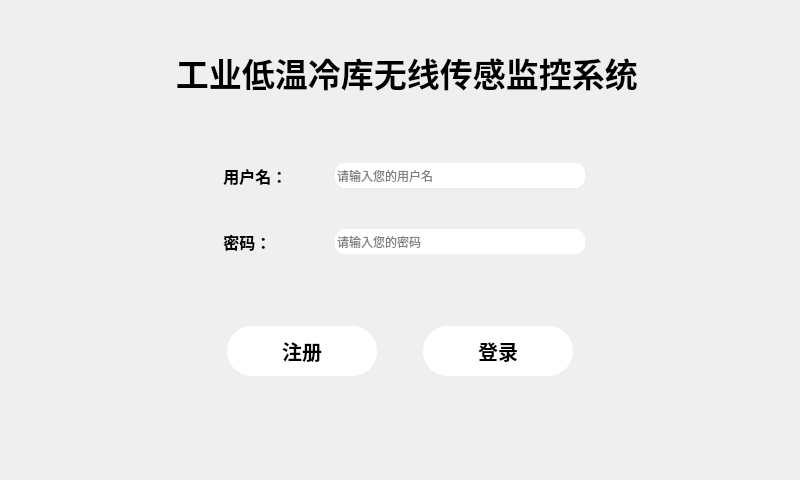
<?xml version="1.0" encoding="UTF-8"?>
<ui version="4.0">
 <class>Widget</class>
 <widget class="QMainWindow" name="Widget">
  <property name="geometry">
   <rect>
    <x>0</x>
    <y>0</y>
    <width>800</width>
    <height>480</height>
   </rect>
  </property>
  <property name="minimumSize">
   <size>
    <width>800</width>
    <height>480</height>
   </size>
  </property>
  <property name="maximumSize">
   <size>
    <width>800</width>
    <height>480</height>
   </size>
  </property>
  <property name="windowTitle">
   <string>Widget</string>
  </property>
  <property name="styleSheet">
   <string notr="true"/>
  </property>
  <widget class="QWidget" name="layoutWidget">
   <property name="minimumSize">
    <size>
     <width>800</width>
     <height>480</height>
    </size>
   </property>
   <property name="maximumSize">
    <size>
     <width>800</width>
     <height>480</height>
    </size>
   </property>
   <property name="styleSheet">
    <string notr="true">QWidget#layoutWidget{
background-image: url(:/image/widget.jpg);
}
</string>
   </property>
   <layout class="QHBoxLayout" name="horizontalLayout_4" stretch="1,5,1">
    <property name="spacing">
     <number>6</number>
    </property>
    <item>
     <spacer name="horizontalSpacer_3">
      <property name="orientation">
       <enum>Qt::Horizontal</enum>
      </property>
      <property name="sizeHint" stdset="0">
       <size>
        <width>20</width>
        <height>20</height>
       </size>
      </property>
     </spacer>
    </item>
    <item>
     <layout class="QVBoxLayout" name="verticalLayout_2" stretch="0,0,15,1,0,0">
      <item>
       <widget class="QLabel" name="label_3">
        <property name="minimumSize">
         <size>
          <width>0</width>
          <height>60</height>
         </size>
        </property>
        <property name="maximumSize">
         <size>
          <width>16777215</width>
          <height>60</height>
         </size>
        </property>
        <property name="font">
         <font>
          <pointsize>25</pointsize>
          <weight>75</weight>
          <italic>false</italic>
          <bold>true</bold>
         </font>
        </property>
        <property name="text">
         <string>      工业低温冷库无线传感监控系统</string>
        </property>
       </widget>
      </item>
      <item>
       <spacer name="verticalSpacer_2">
        <property name="orientation">
         <enum>Qt::Vertical</enum>
        </property>
        <property name="sizeType">
         <enum>QSizePolicy::Fixed</enum>
        </property>
        <property name="sizeHint" stdset="0">
         <size>
          <width>20</width>
          <height>10</height>
         </size>
        </property>
       </spacer>
      </item>
      <item>
       <layout class="QVBoxLayout" name="verticalLayout">
        <item>
         <layout class="QHBoxLayout" name="horizontalLayout" stretch="0,0,0,0">
          <property name="spacing">
           <number>6</number>
          </property>
          <item>
           <spacer name="horizontalSpacer_6">
            <property name="orientation">
             <enum>Qt::Horizontal</enum>
            </property>
            <property name="sizeType">
             <enum>QSizePolicy::Fixed</enum>
            </property>
            <property name="sizeHint" stdset="0">
             <size>
              <width>70</width>
              <height>20</height>
             </size>
            </property>
           </spacer>
          </item>
          <item>
           <widget class="QLabel" name="label">
            <property name="minimumSize">
             <size>
              <width>90</width>
              <height>50</height>
             </size>
            </property>
            <property name="maximumSize">
             <size>
              <width>90</width>
              <height>50</height>
             </size>
            </property>
            <property name="font">
             <font>
              <family>微软雅黑</family>
              <pointsize>12</pointsize>
              <weight>75</weight>
              <italic>false</italic>
              <bold>true</bold>
             </font>
            </property>
            <property name="text">
             <string>  用户名：</string>
            </property>
           </widget>
          </item>
          <item>
           <widget class="QLineEdit" name="lineEdit_username">
            <property name="minimumSize">
             <size>
              <width>250</width>
              <height>25</height>
             </size>
            </property>
            <property name="maximumSize">
             <size>
              <width>250</width>
              <height>25</height>
             </size>
            </property>
            <property name="styleSheet">
             <string notr="true">border-radius:10px;
background-color:rgb(255, 255, 255);</string>
            </property>
            <property name="placeholderText">
             <string>请输入您的用户名</string>
            </property>
           </widget>
          </item>
          <item>
           <spacer name="horizontalSpacer_8">
            <property name="orientation">
             <enum>Qt::Horizontal</enum>
            </property>
            <property name="sizeType">
             <enum>QSizePolicy::Fixed</enum>
            </property>
            <property name="sizeHint" stdset="0">
             <size>
              <width>70</width>
              <height>20</height>
             </size>
            </property>
           </spacer>
          </item>
         </layout>
        </item>
        <item>
         <spacer name="verticalSpacer_4">
          <property name="orientation">
           <enum>Qt::Vertical</enum>
          </property>
          <property name="sizeType">
           <enum>QSizePolicy::Fixed</enum>
          </property>
          <property name="sizeHint" stdset="0">
           <size>
            <width>20</width>
            <height>10</height>
           </size>
          </property>
         </spacer>
        </item>
        <item>
         <layout class="QHBoxLayout" name="horizontalLayout_2" stretch="0,1,8,0">
          <item>
           <spacer name="horizontalSpacer_7">
            <property name="orientation">
             <enum>Qt::Horizontal</enum>
            </property>
            <property name="sizeType">
             <enum>QSizePolicy::Fixed</enum>
            </property>
            <property name="sizeHint" stdset="0">
             <size>
              <width>70</width>
              <height>20</height>
             </size>
            </property>
           </spacer>
          </item>
          <item>
           <widget class="QLabel" name="label_2">
            <property name="minimumSize">
             <size>
              <width>90</width>
              <height>50</height>
             </size>
            </property>
            <property name="maximumSize">
             <size>
              <width>90</width>
              <height>50</height>
             </size>
            </property>
            <property name="font">
             <font>
              <family>微软雅黑</family>
              <pointsize>12</pointsize>
              <weight>75</weight>
              <italic>false</italic>
              <bold>true</bold>
             </font>
            </property>
            <property name="text">
             <string>  密码：</string>
            </property>
           </widget>
          </item>
          <item>
           <widget class="QLineEdit" name="lineEdit_password">
            <property name="sizePolicy">
             <sizepolicy hsizetype="Expanding" vsizetype="Fixed">
              <horstretch>0</horstretch>
              <verstretch>0</verstretch>
             </sizepolicy>
            </property>
            <property name="minimumSize">
             <size>
              <width>250</width>
              <height>25</height>
             </size>
            </property>
            <property name="maximumSize">
             <size>
              <width>250</width>
              <height>25</height>
             </size>
            </property>
            <property name="styleSheet">
             <string notr="true">border-radius:10px;
background-color:rgb(255, 255, 255)</string>
            </property>
            <property name="maxLength">
             <number>32772</number>
            </property>
            <property name="echoMode">
             <enum>QLineEdit::Password</enum>
            </property>
            <property name="placeholderText">
             <string>请输入您的密码</string>
            </property>
           </widget>
          </item>
          <item>
           <spacer name="horizontalSpacer_9">
            <property name="orientation">
             <enum>Qt::Horizontal</enum>
            </property>
            <property name="sizeType">
             <enum>QSizePolicy::Fixed</enum>
            </property>
            <property name="sizeHint" stdset="0">
             <size>
              <width>70</width>
              <height>20</height>
             </size>
            </property>
           </spacer>
          </item>
         </layout>
        </item>
       </layout>
      </item>
      <item>
       <spacer name="verticalSpacer">
        <property name="orientation">
         <enum>Qt::Vertical</enum>
        </property>
        <property name="sizeType">
         <enum>QSizePolicy::Fixed</enum>
        </property>
        <property name="sizeHint" stdset="0">
         <size>
          <width>20</width>
          <height>20</height>
         </size>
        </property>
       </spacer>
      </item>
      <item>
       <layout class="QHBoxLayout" name="horizontalLayout_3">
        <item>
         <spacer name="horizontalSpacer">
          <property name="orientation">
           <enum>Qt::Horizontal</enum>
          </property>
          <property name="sizeHint" stdset="0">
           <size>
            <width>40</width>
            <height>20</height>
           </size>
          </property>
         </spacer>
        </item>
        <item>
         <widget class="QPushButton" name="pushButton_register">
          <property name="minimumSize">
           <size>
            <width>150</width>
            <height>50</height>
           </size>
          </property>
          <property name="maximumSize">
           <size>
            <width>150</width>
            <height>50</height>
           </size>
          </property>
          <property name="font">
           <font>
            <pointsize>15</pointsize>
            <weight>75</weight>
            <bold>true</bold>
           </font>
          </property>
          <property name="styleSheet">
           <string notr="true">border-radius:25px;
background-color:rgb(255, 255, 255)</string>
          </property>
          <property name="text">
           <string>注册</string>
          </property>
         </widget>
        </item>
        <item>
         <spacer name="horizontalSpacer_5">
          <property name="orientation">
           <enum>Qt::Horizontal</enum>
          </property>
          <property name="sizeType">
           <enum>QSizePolicy::Fixed</enum>
          </property>
          <property name="sizeHint" stdset="0">
           <size>
            <width>40</width>
            <height>20</height>
           </size>
          </property>
         </spacer>
        </item>
        <item>
         <widget class="QPushButton" name="pushButton_login">
          <property name="minimumSize">
           <size>
            <width>150</width>
            <height>50</height>
           </size>
          </property>
          <property name="maximumSize">
           <size>
            <width>150</width>
            <height>50</height>
           </size>
          </property>
          <property name="font">
           <font>
            <pointsize>15</pointsize>
            <weight>75</weight>
            <bold>true</bold>
           </font>
          </property>
          <property name="styleSheet">
           <string notr="true">border-radius:25px;
background-color:rgb(255, 255, 255)</string>
          </property>
          <property name="text">
           <string>登录</string>
          </property>
         </widget>
        </item>
        <item>
         <spacer name="horizontalSpacer_2">
          <property name="orientation">
           <enum>Qt::Horizontal</enum>
          </property>
          <property name="sizeHint" stdset="0">
           <size>
            <width>40</width>
            <height>20</height>
           </size>
          </property>
         </spacer>
        </item>
       </layout>
      </item>
      <item>
       <spacer name="verticalSpacer_3">
        <property name="orientation">
         <enum>Qt::Vertical</enum>
        </property>
        <property name="sizeType">
         <enum>QSizePolicy::Fixed</enum>
        </property>
        <property name="sizeHint" stdset="0">
         <size>
          <width>20</width>
          <height>60</height>
         </size>
        </property>
       </spacer>
      </item>
     </layout>
    </item>
    <item>
     <spacer name="horizontalSpacer_4">
      <property name="orientation">
       <enum>Qt::Horizontal</enum>
      </property>
      <property name="sizeHint" stdset="0">
       <size>
        <width>40</width>
        <height>20</height>
       </size>
      </property>
     </spacer>
    </item>
   </layout>
  </widget>
 </widget>
 <resources/>
 <connections/>
</ui>
